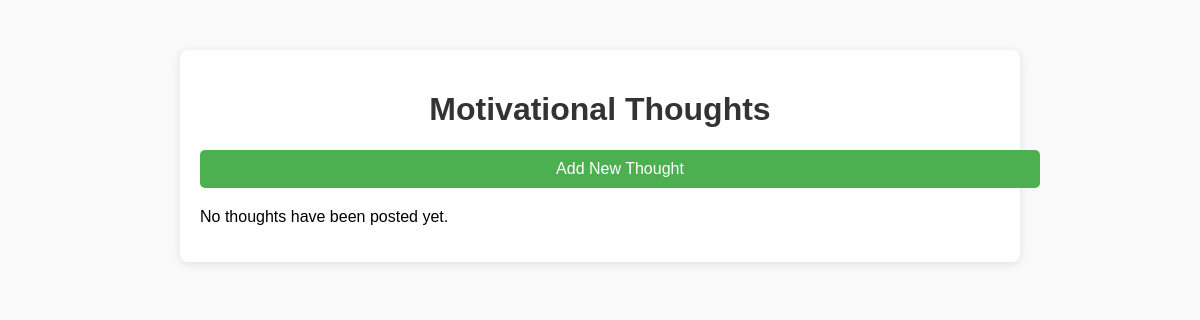
Page /councellor12/viewthought on the earlier database version.
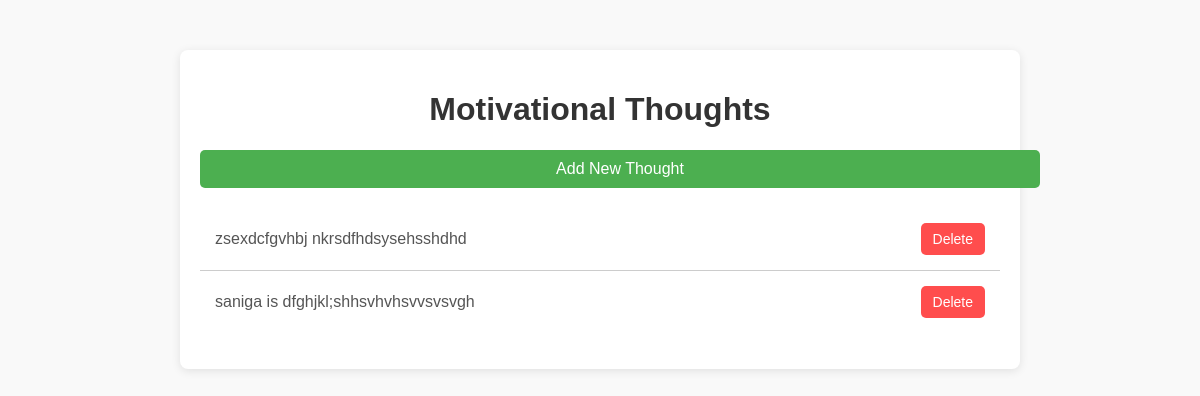
Same page on the later database version.
### councellor_app/models.py (models this page shows)
class Thoughttable(models.Model):
        councellor_logid =models.ForeignKey(Logintable,on_delete=models.CASCADE,null=True,blank=True)
        thought = models.CharField(max_length=35,null=True,blank=True)
        created_at = models.DateTimeField(auto_now_add=True)
        updated_at=models.DateTimeField(auto_now_add=True,blank=True,null=True)
        is_active=models.BooleanField(default=True,blank=True,null=True)

### councellor_app/views.py (the view)
# urls.py: path('viewthought',Viewthought.as_view(),name='viewthought12'),
class Viewthought(View):
    def get(self,request):
        thought=Thoughttable.objects.all()
        return render(request,'counsellortemp/viewthought.html',{'thought':thought})

### templates/counsellortemp/viewthought.html (shortened to what this page needs)
<!DOCTYPE html>
<html lang="en">
<head>
</head>
<body>
    <div class="container">
        <h1>Motivational Thoughts</h1>
        <a href="thoughtupload" class="btn-add">Add New Thought</a>
        <ul class="thought-list">
            {%for i in thought%}
                <li class="thought-item">
                    <div class="thought-content">
                        {{i.thought}}
                    </div>
                    <form method="POST" action="">
                        <button type="submit" class="btn-delete">Delete</button>
                    </form>
                </li>
            {% empty %}
                <li>No thoughts have been posted yet.</li>
            {% endfor %}
        </ul>
    </div>
</body>
</html>

Differences in the rows shown:
added Thoughttable: thought "zsexdcfgvhbj nkrsdfhdsysehsshdhd"
added Thoughttable: thought "saniga is dfghjkl;shhsvhvhsvvsvsvgh"
Other differences:
text no longer shown: "No thoughts have been posted yet."
